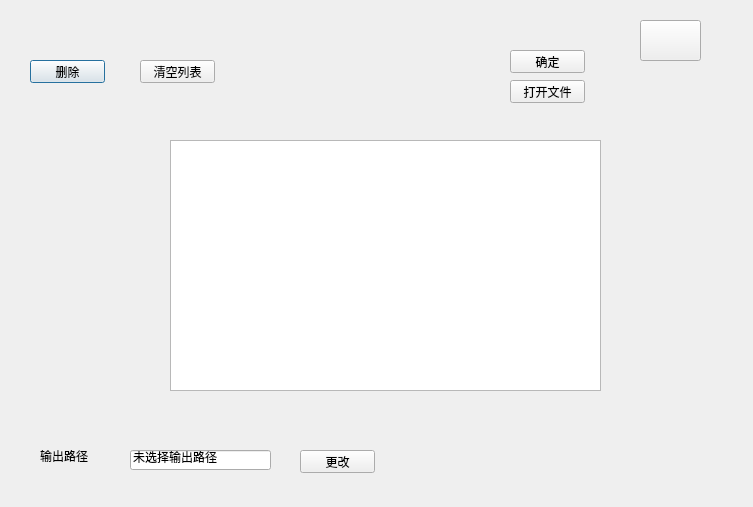
<?xml version="1.0" encoding="UTF-8"?>
<ui version="4.0">
 <class>vmdfile</class>
 <widget class="QDialog" name="vmdfile">
  <property name="geometry">
   <rect>
    <x>0</x>
    <y>0</y>
    <width>753</width>
    <height>507</height>
   </rect>
  </property>
  <property name="windowTitle">
   <string>Dialog</string>
  </property>
  <widget class="QPushButton" name="pushButton_del">
   <property name="geometry">
    <rect>
     <x>30</x>
     <y>60</y>
     <width>75</width>
     <height>23</height>
    </rect>
   </property>
   <property name="text">
    <string>删除</string>
   </property>
  </widget>
  <widget class="QPushButton" name="pushButton_delAll">
   <property name="geometry">
    <rect>
     <x>140</x>
     <y>60</y>
     <width>75</width>
     <height>23</height>
    </rect>
   </property>
   <property name="text">
    <string>清空列表</string>
   </property>
  </widget>
  <widget class="QPushButton" name="pushButton_close">
   <property name="geometry">
    <rect>
     <x>640</x>
     <y>20</y>
     <width>61</width>
     <height>41</height>
    </rect>
   </property>
   <property name="text">
    <string/>
   </property>
   <property name="icon">
    <iconset resource="background.qrc">
     <normaloff>:/new/prefix2/Buttons/close.png</normaloff>:/new/prefix2/Buttons/close.png</iconset>
   </property>
  </widget>
  <widget class="QLineEdit" name="lineEdit">
   <property name="geometry">
    <rect>
     <x>130</x>
     <y>450</y>
     <width>141</width>
     <height>20</height>
    </rect>
   </property>
   <property name="text">
    <string>未选择输出路径</string>
   </property>
  </widget>
  <widget class="QLabel" name="label">
   <property name="geometry">
    <rect>
     <x>40</x>
     <y>450</y>
     <width>54</width>
     <height>12</height>
    </rect>
   </property>
   <property name="text">
    <string>输出路径</string>
   </property>
  </widget>
  <widget class="QPushButton" name="pushButton_openfile">
   <property name="geometry">
    <rect>
     <x>510</x>
     <y>80</y>
     <width>75</width>
     <height>23</height>
    </rect>
   </property>
   <property name="text">
    <string>打开文件</string>
   </property>
  </widget>
  <widget class="QPushButton" name="pushButton_change">
   <property name="geometry">
    <rect>
     <x>300</x>
     <y>450</y>
     <width>75</width>
     <height>23</height>
    </rect>
   </property>
   <property name="text">
    <string>更改</string>
   </property>
  </widget>
  <widget class="QPushButton" name="pushButton_conf">
   <property name="geometry">
    <rect>
     <x>510</x>
     <y>50</y>
     <width>75</width>
     <height>23</height>
    </rect>
   </property>
   <property name="text">
    <string>确定</string>
   </property>
  </widget>
  <widget class="QTableView" name="tableView">
   <property name="geometry">
    <rect>
     <x>170</x>
     <y>140</y>
     <width>431</width>
     <height>251</height>
    </rect>
   </property>
  </widget>
 </widget>
 <resources>
  <include location="background.qrc"/>
 </resources>
 <connections/>
</ui>
